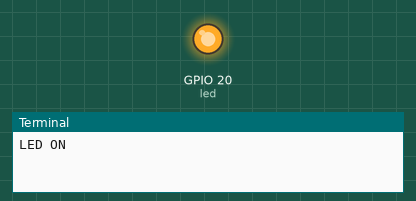
This program was run on a simulated Raspberry Pi (BCM pin numbers). On the bench: output pins drawn as LEDs (lit = HIGH), the last lines printed to the terminal.

Above: at 2.5 s.
At 6.5 s:
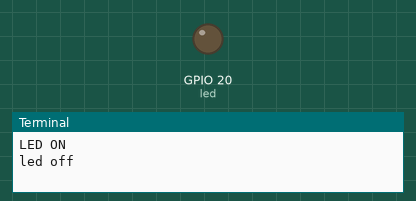
Timing chart, 0 to 10.4 s (numbered marks = the images above):
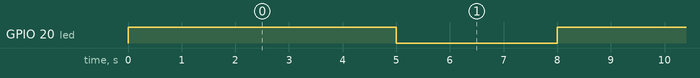

The program:

led.py
```python
import RPi.GPIO as GPIO
import time

GPIO.setmode(GPIO.BCM)
GPIO.setwarnings(False)

led=20

GPIO.setup(led,GPIO.OUT)

for _ in range(100):
    GPIO.output(led,GPIO.HIGH)
    print("LED ON")
    time.sleep(5)
    GPIO.output(led,GPIO.LOW)
    print('led off')
    time.sleep(3)
```

Measured:
- by itself, GPIO 20 (led): alternates HIGH for 5.0 s and LOW for 3.0 s
